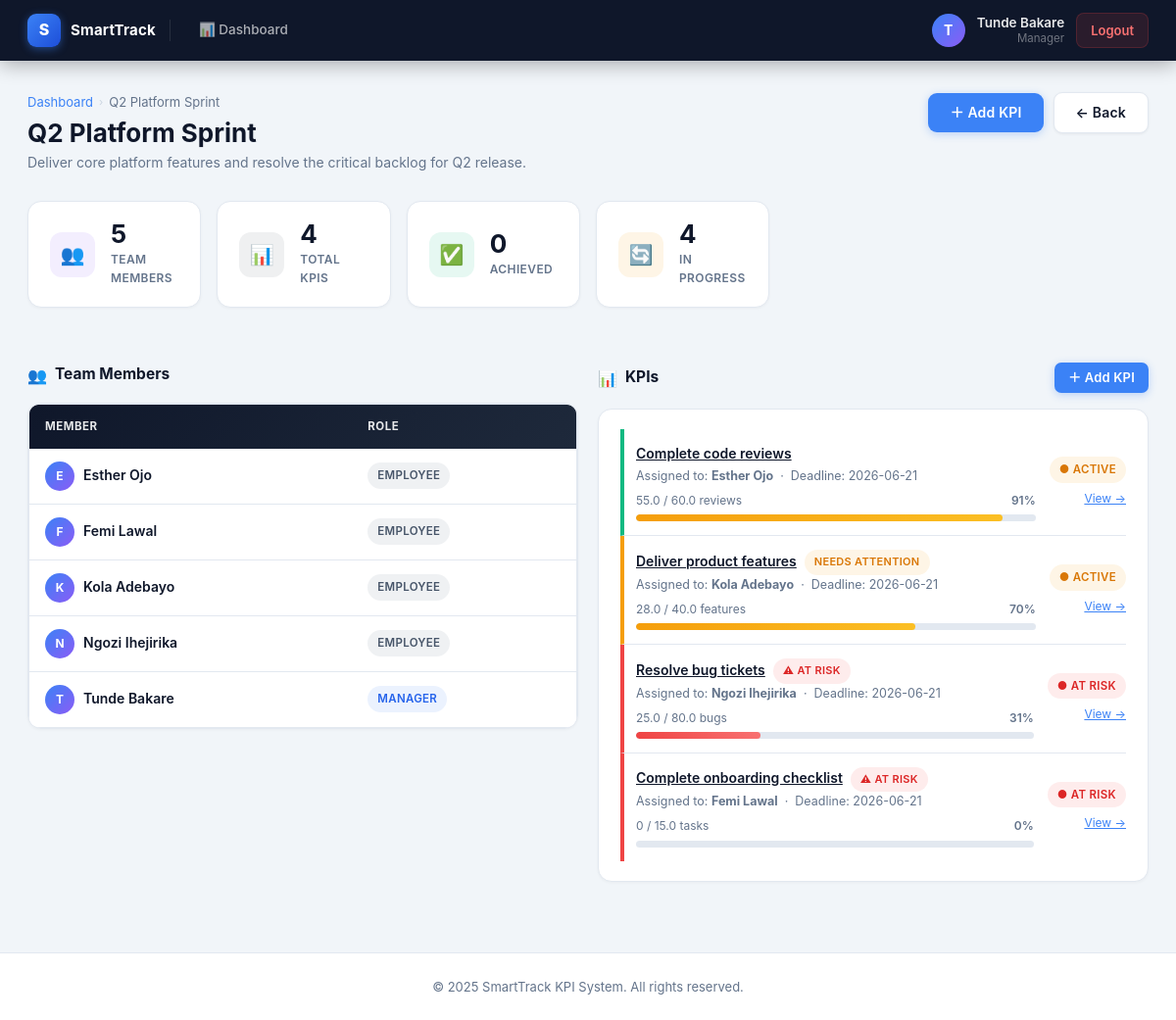
The app's page /manager/project/1 (signed in), older data.
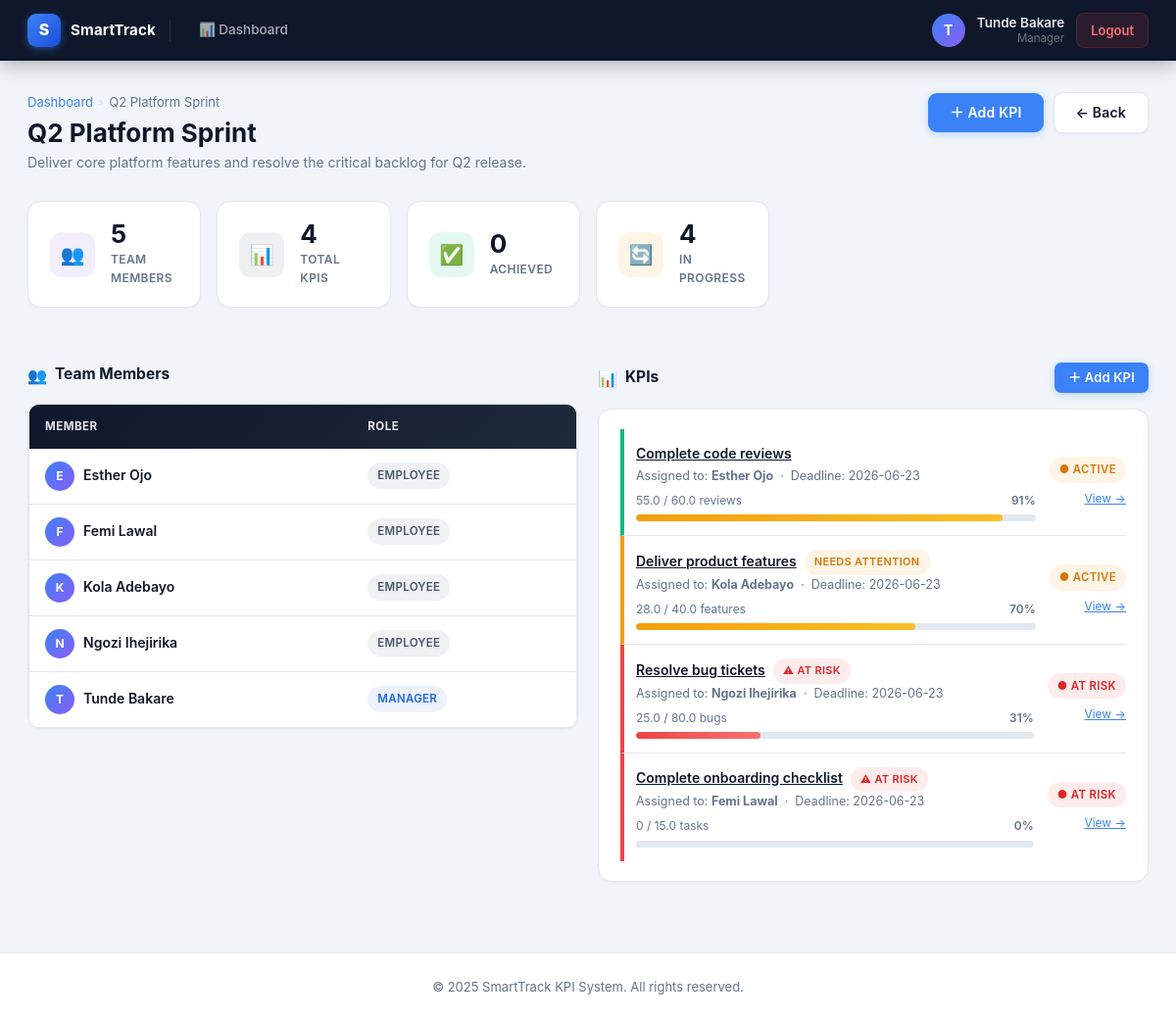
The same page, newer data.
### tables this page shows
CREATE TABLE kpis (
            id            INTEGER PRIMARY KEY AUTOINCREMENT,
            title         TEXT NOT NULL,
            description   TEXT,
            target_value  REAL NOT NULL,
            unit          TEXT NOT NULL,
            deadline      TEXT NOT NULL,
            created_by    INTEGER REFERENCES users(id),
            assigned_to   INTEGER REFERENCES users(id),
            project_id    INTEGER REFERENCES projects(id),
            department_id INTEGER REFERENCES departments(id),
            created_at    TEXT DEFAULT (datetime('now'))
        );

CREATE TABLE users (
            id            INTEGER PRIMARY KEY AUTOINCREMENT,
            username      TEXT UNIQUE NOT NULL,
            password      TEXT NOT NULL,
            full_name     TEXT NOT NULL,
            role          TEXT NOT NULL CHECK(role IN ('admin','manager','employee')),
            department_id INTEGER REFERENCES departments(id),
            company_id    INTEGER NOT NULL REFERENCES companies(id)
        );

### app.py (the view)
@app.get("/manager/project/{project_id}", response_class=HTMLResponse)
def mgr_project_detail(request: Request, project_id: int):
    user = require_role(request, "manager")
    conn = get_conn()
    project = conn.execute(
        "SELECT * FROM projects WHERE id=? AND department_id=?",
        (project_id, user["department_id"])
    ).fetchone()
    if not project:
        raise HTTPException(status_code=404)
    members = conn.execute(
        "SELECT u.* FROM users u "
        "JOIN project_members pm ON u.id = pm.user_id "
        "WHERE pm.project_id=? ORDER BY u.full_name",
        (project_id,)
    ).fetchall()
    kpis = conn.execute(
        "SELECT k.*, u.full_name as assignee_name, "
        "(SELECT value FROM kpi_updates WHERE kpi_id=k.id ORDER BY updated_at DESC LIMIT 1) as current_value, "
        "(SELECT COUNT(*) FROM kpi_updates WHERE kpi_id=k.id) as update_count "
        "FROM kpis k JOIN users u ON k.assigned_to = u.id "
        "WHERE k.project_id=? ORDER BY k.deadline",
        (project_id,)
    ).fetchall()
    conn.close()
    return templates.TemplateResponse("mgr_project.html",
                                      {"request": request, "user": user,
                                       "project": project, "members": members, "kpis": kpis})

### templates/mgr_project.html (shortened to what the changed rows need)
{% extends "base.html" %}
{% block content %}
<div class="page-header">
    <div>
        <h1 class="page-header-title">{{ project['name'] }}</h1>
    </div>
</div>
{% set ns = namespace(achieved=0) %}
{% for kpi in kpis %}
    {% if kpi['current_value'] is not none and kpi['current_value'] >= kpi['target_value'] %}
        {% set ns.achieved = ns.achieved + 1 %}
    {% endif %}
{% endfor %}
<div class="two-col">
    <div>
        <div class="section-header">
            <h2 class="section-title"><span class="section-icon">👥</span> Team Members</h2>
        </div>
        {% if members %}
        <div class="card">
            <div class="table-wrap">
                <table>
                    <thead>
                        <tr>
                            <th>Member</th>
                            <th>Role</th>
                        </tr>
                    </thead>
                </table>
            </div>
        </div>
        {% else %}
        <div class="empty-state">
            <span class="empty-icon">👤</span>
            <h4>No team members</h4>
            <p>No members have been added to this project.</p>
        </div>
        {% endif %}
    </div>
    <div>
        <div class="section-header">
            <h2 class="section-title"><span class="section-icon">📊</span> KPIs</h2>
        </div>
        {% if kpis %}
        <div class="card">
            <div class="card-body">
                {% for kpi in kpis %}
                {% set current  = kpi['current_value'] if kpi['current_value'] is not none else 0 %}
                {% set target   = kpi['target_value']  if kpi['target_value'] else 1 %}
                {% set pct_raw  = (current / target * 100) %}
                {% set pct      = pct_raw if pct_raw <= 100 else 100 %}
                {% set achieved = kpi['current_value'] is not none and kpi['current_value'] >= kpi['target_value'] %}
                {% if achieved %}
                    {% set risk_cls = 'kpi-risk-ok' %}
                {% elif pct < 50 %}
                    {% set risk_cls = 'kpi-risk-danger' %}
                {% elif pct < 80 %}
                    {% set risk_cls = 'kpi-risk-warning' %}
                {% else %}
                    {% set risk_cls = 'kpi-risk-ok' %}
                {% endif %}
                <div class="kpi-row {{ risk_cls }}">
                    <div class="kpi-row-main">
                        <div style="display:flex; align-items:center; gap:8px; flex-wrap:wrap;">
                            <a class="kpi-row-name" href="/manager/kpi/{{ kpi['id'] }}">{{ kpi['title'] }}</a>
                            {% if not achieved and pct < 50 %}
                            <span class="badge badge-danger" style="font-size:11px;">⚠ At Risk</span>
                            {% elif not achieved and pct < 80 %}
                            <span class="badge badge-warning" style="font-size:11px;">Needs Attention</span>
                            {% endif %}
                        </div>
                        <div class="kpi-row-sub" style="margin-bottom:5px;">
                            Assigned to: <strong>{{ kpi['assignee_name'] or 'Unassigned' }}</strong>
                            &nbsp;·&nbsp; Deadline: {{ kpi['deadline'] or '—' }}
                        </div>
                        <div class="progress-meta">
                            <span>{{ current }} / {{ kpi['target_value'] }} {{ kpi['unit'] }}</span>
                            <span style="font-weight:600;">{{ pct | int }}%</span>
                        </div>
                        <div class="progress-bar">
                            <div class="progress-fill {{ 'pf-success' if achieved else ('pf-warning' if pct >= 50 else 'pf-danger') }}"
                                 style="width:{{ pct }}%;"></div>
                        </div>
                    </div>
                    <div style="flex-shrink:0; display:flex; flex-direction:column; align-items:flex-end; gap:6px;">
                        {% if achieved %}
                        <span class="badge badge-success">✓ Done</span>
                        {% elif pct < 50 %}
                        <span class="badge badge-danger">● At Risk</span>
                        {% else %}
                        <span class="badge badge-warning">● Active</span>
                        {% endif %}
                        <a href="/manager/kpi/{{ kpi['id'] }}" style="font-size:12px; color:var(--primary);">View →</a>
                    </div>
                </div>
                {% endfor %}
            </div>
        </div>
        {% else %}
        <div class="empty-state">
            <span class="empty-icon">📊</span>
            <h4>No KPIs yet</h4>
            <p><a href="/manager/project/{{ project['id'] }}/set-kpi">Add the first KPI</a> to this project.</p>
        </div>
        {% endif %}
    </div>
</div>
{% endblock %}

Row changes from the older to the newer data that the page shows:
changed kpis "Complete code reviews": deadline "2026-06-21" → "2026-06-23"
changed kpis "Deliver product features": deadline "2026-06-21" → "2026-06-23"
changed kpis "Resolve bug tickets": deadline "2026-06-21" → "2026-06-23"
changed kpis "Complete onboarding checklist": deadline "2026-06-21" → "2026-06-23"
